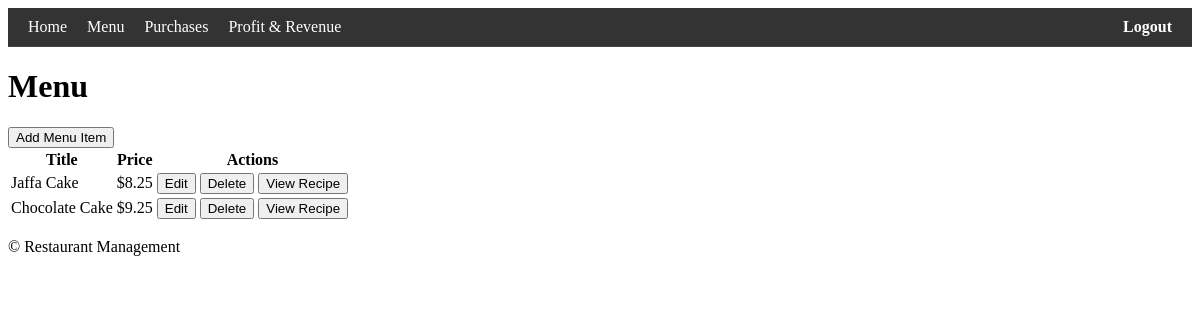
The page /menu/ (signed in) on the database its author committed.
### inventory/models.py (models this page shows, shortened)
class MenuItem(models.Model):
    title = models.CharField(max_length=100)  # name of menu item (e.g., "Orange Juice")
    price = models.DecimalField(
        max_digits=10, decimal_places=2
    )  # price of the menu item (e.g., 3.49)

### inventory/views.py (the view)
# urls.py: path("menu/", MenuListView.as_view(), name="menu-list"),
class MenuListView(LoginRequiredMixin, ListView):
    model = MenuItem
    template_name = "inventory/menu_list.html"
    context_object_name = "menu_items"

### inventory/templates/inventory/menu_list.html (shortened to what this page needs)
{% extends 'base.html' %}
{% block content %}
<h1>Menu</h1>
<a href="{% url 'menu-add' %}"><button>Add Menu Item</button></a>
<table>
    <thead>
        <tr>
            <th>Title</th>
            <th>Price</th>
            <th>Actions</th>
        </tr>
    </thead>
    <tbody>
        {% for menu_item in menu_items %}
        <tr>
            <td>{{ menu_item.title }}</td>
            <td>${{ menu_item.price }}</td>
            <td>
                <a href="{% url 'menu-edit' menu_item.pk %}"><button>Edit</button></a>
                <a href="{% url 'menu-delete' menu_item.pk %}"><button>Delete</button></a>
                <a href="{% url 'recipe-requirements' menu_item.pk %}"><button>View Recipe</button></a>
            </td>
        </tr>
        {% endfor %}
    </tbody>
</table>
{% endblock %}

### rows shown on the page
MenuItem: title "Jaffa Cake", price "8.25"
MenuItem: title "Chocolate Cake", price "9.25"
